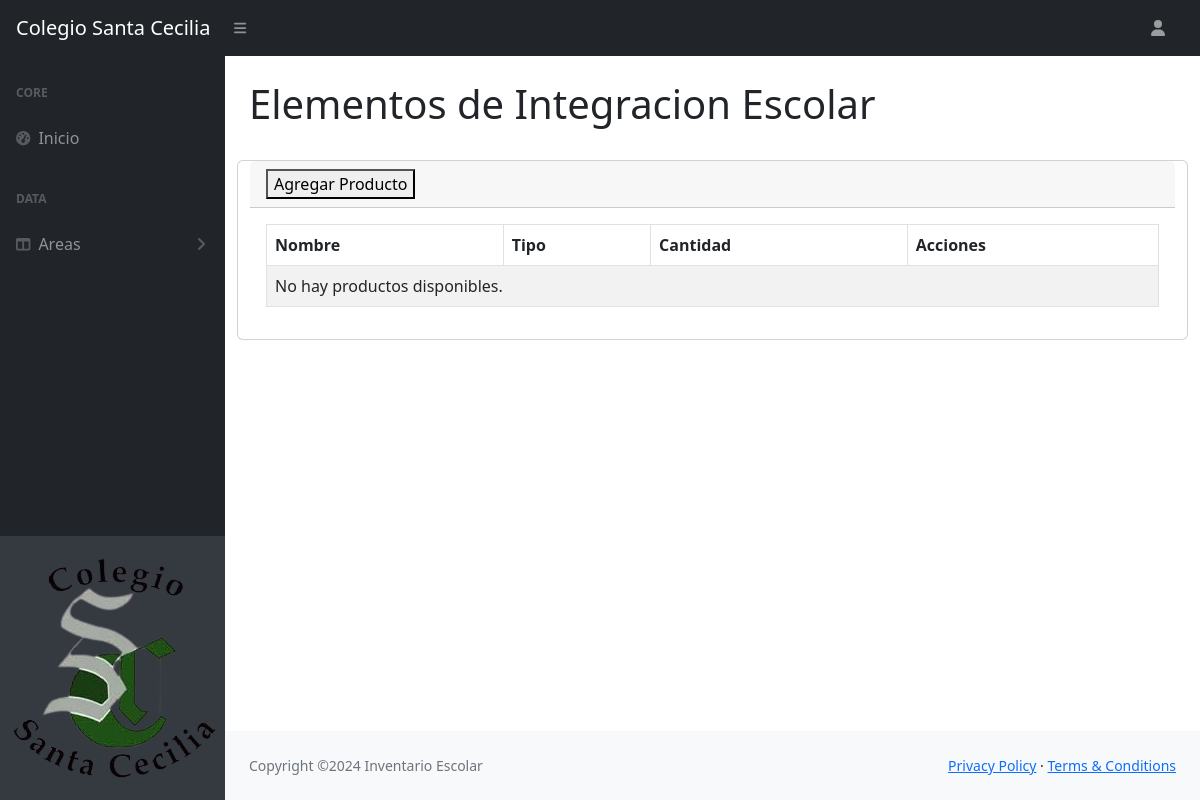
Before: /InteEscolar/ with the older database file.
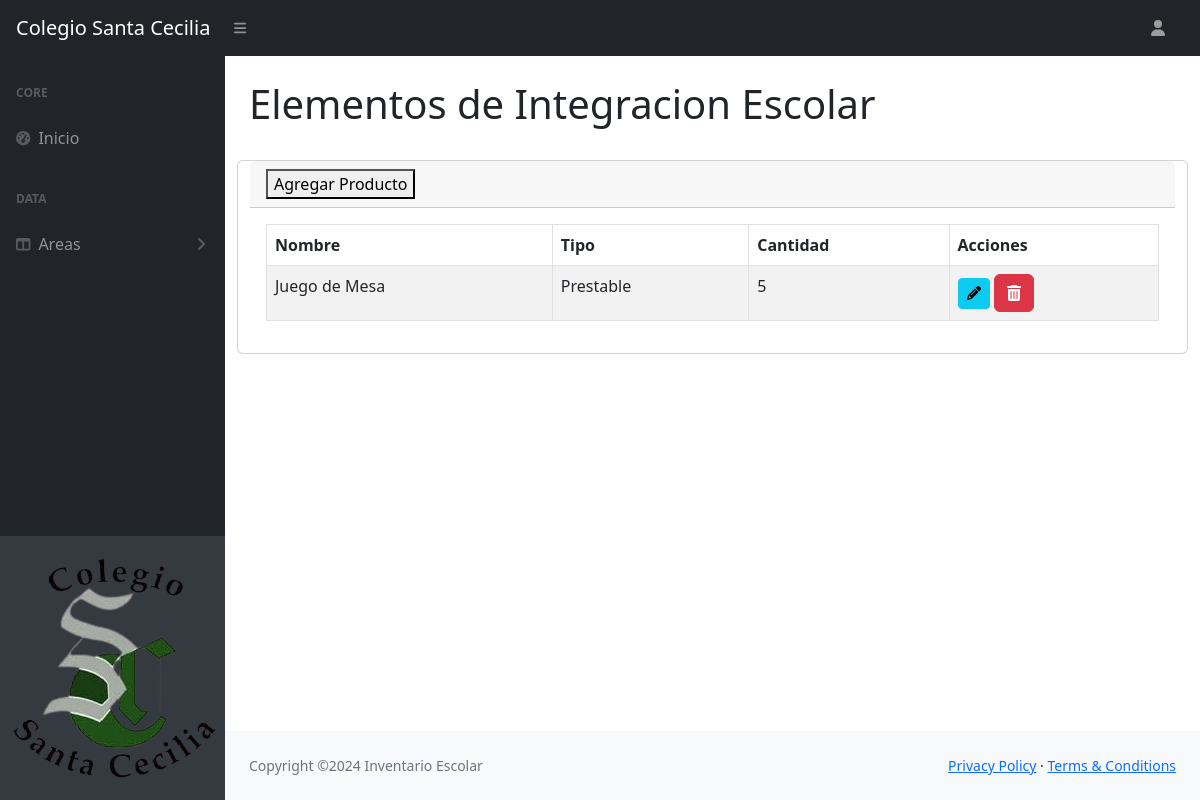
After: the same page with the newer database file.
### Core/models.py (models this page shows, shortened)
class InteEscolar(models.Model):
    id_inteescolar = models.AutoField(primary_key=True)
    nombre_inteescolar = models.CharField(max_length=255)
    cantidad_inteescolar = models.IntegerField()
    tipo_inteescolar = models.CharField(max_length=255)

### Core/views.py (the view)
# urls.py: path('InteEscolar/', inteEscolar, name='InteEscolar'),
def inteEscolar(request):
    productos = InteEscolar.objects.all()
    data = {'productos': productos}
    return render(request,'Core/InteEscolar.html',data)

### Core/templates/Core/InteEscolar.html (shortened to what this page needs)
{% extends 'Core/index.html' %}
{% load static %}
{% block contenido %}
<div class="container-fluid px-4">
    <h1 class="mt-4">Elementos de Integracion Escolar</h1>
    <div class="row">
        <div class="card mb-4">
            <div class="card-header">
                <a href="{% url 'agregarI' %}" class="floating-btn">
                    <button class="custom-btn">Agregar Producto</button>
                </a>
            </div>
            <div class="card-body">
                <table id="inteescolarTable" class="table table-striped table-bordered">
                    <thead>
                        <tr>
                            <th>Nombre</th>
                            <th>Tipo</th>
                            <th>Cantidad</th>
                            <th>Acciones</th>
                        </tr>
                    </thead>
                    <tbody>
                        {% for producto in productos %}
                        <tr>
                            <td>{{ producto.nombre_inteescolar }}</td>
                            <td>{{ producto.tipo_inteescolar }}</td>
                            <td class="cantidad">{{ producto.cantidad_inteescolar }}</td>
                            <td><a href="{% url 'modificarI' id=producto.id_inteescolar %}" class="btn btn-info btn-sm" aria-label="Modificar producto {{ producto.nombre_inteescolar }}"><i class="fas fa-pencil-alt"></i></a>
                                <a href="{% url 'eliminarI' id=producto.id_inteescolar %}" class="btn btn-danger" aria-label="Eliminar producto {{ producto.nombre_inteescolar }}"><i class="fas fa-trash-alt"></i></a></td>
                        </tr>
                        {% empty %}
                        <tr>
                            <td colspan="4">No hay productos disponibles.</td>
                        </tr>
                        {% endfor %}
                    </tbody>
                </table>
            </div>
        </div>
    </div>
</div>
{% endblock %}

Changed rows visible on the page:
added InteEscolar: nombre_inteescolar "Juego de Mesa", tipo_inteescolar "Prestable", cantidad_inteescolar "5"
Other visible differences:
text no longer shown: "No hay productos disponibles."
